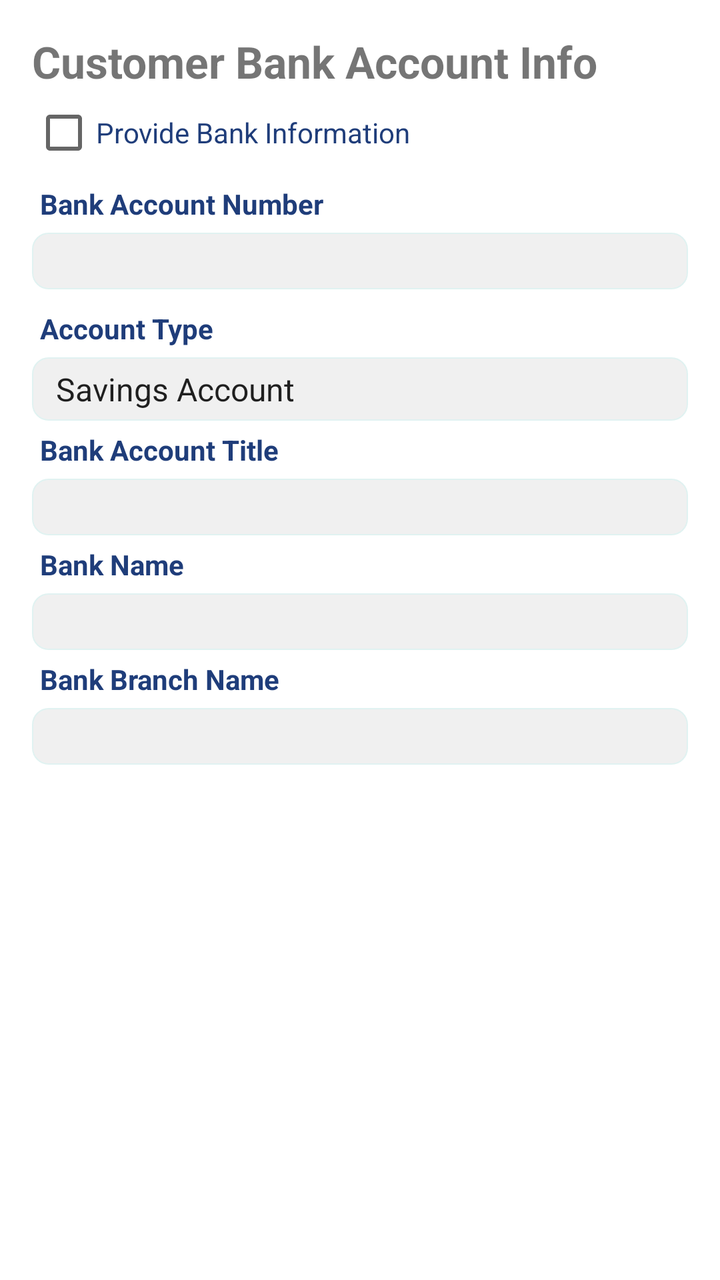
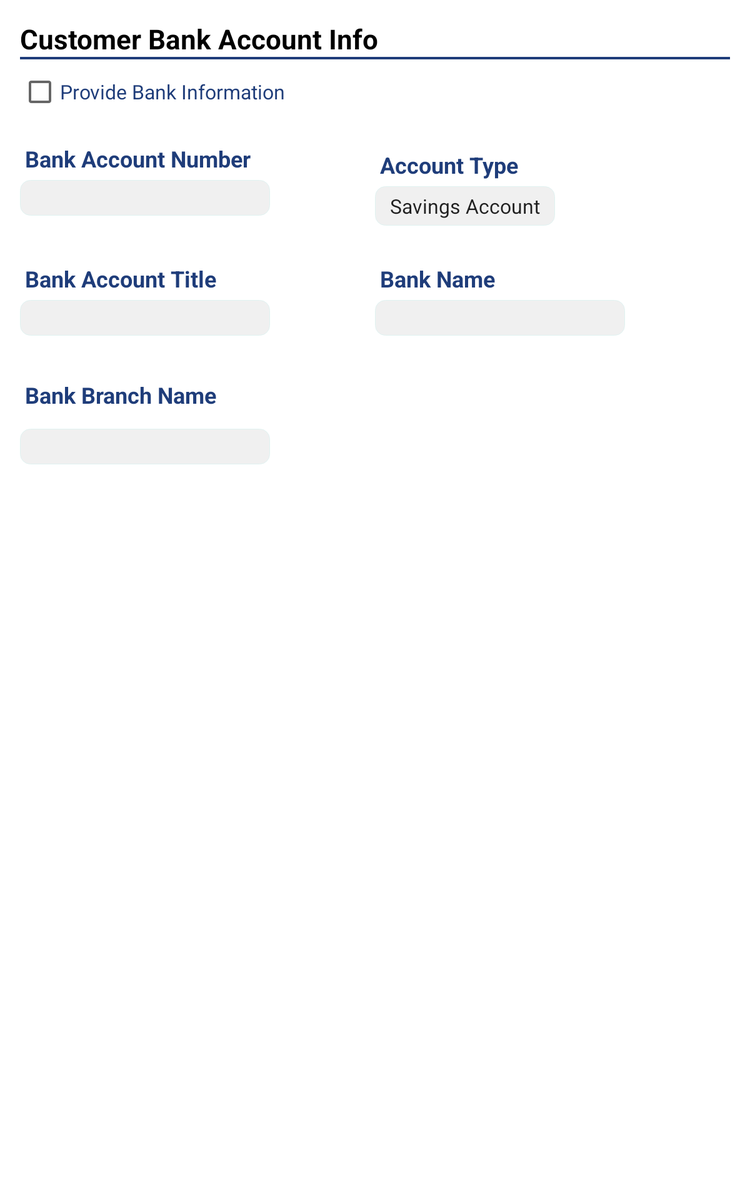

First picture: res/layout/ on a phone held upright. Second picture: the repository's own variant of that layout, on a device whose configuration matches the variant's folder. Source for both follows.
<!-- AndroidManifest.xml: application theme AppTheme -->
<!-- res/layout/fragment_customer_bank_info.xml -->
<?xml version="1.0" encoding="utf-8"?>
<ScrollView xmlns:android="http://schemas.android.com/apk/res/android"
    android:layout_width="match_parent"
    android:layout_height="match_parent"
    android:background="@android:color/white"
    android:orientation="vertical">

    <LinearLayout
        android:layout_width="match_parent"
        android:layout_height="wrap_content"
        android:orientation="vertical"
        android:padding="16dp">



        <TextView
            android:layout_marginBottom="5dp"
            android:layout_width="wrap_content"
            android:layout_height="wrap_content"
            android:text="Customer Bank Account Info"
            android:textSize="22sp"
            android:textStyle="bold" />

        <CheckBox
            android:layout_marginBottom="10dp"
            android:textColor="@color/colorPrimaryDark"
            android:text="Provide Bank Information"
            android:layout_width="wrap_content"
            android:layout_height="wrap_content" />

        <TextView
            android:layout_width="wrap_content"
            android:layout_height="wrap_content"
            android:layout_marginBottom="5dp"
            android:layout_marginStart="4dp"
            android:text="Bank Account Number"
            android:textColor="@color/colorPrimaryDark"
            android:textStyle="bold" />

        <EditText
            android:paddingTop="2dp"
            android:paddingBottom="2dp"
            android:id="@+id/bankAccNoEdt"
            android:layout_width="match_parent"
            android:layout_height="wrap_content"
            android:layout_marginBottom="5dp"
            android:background="@drawable/edittext_background"
            android:paddingEnd="4dp"
            android:paddingStart="4dp" />

        <TextView
            android:layout_width="wrap_content"
            android:layout_height="wrap_content"
            android:layout_marginBottom="5dp"
            android:layout_marginStart="4dp"
            android:layout_marginTop="5dp"
            android:text="Account Type"
            android:textColor="@color/colorPrimaryDark"
            android:textStyle="bold" />

        <Spinner
            android:id="@+id/accountSpin"
            android:layout_width="match_parent"
            android:layout_height="wrap_content"
            android:layout_marginBottom="5dp"
            android:background="@drawable/edittext_background"
            android:entries="@array/account"
            android:paddingBottom="5dp"
            android:paddingEnd="4dp"
            android:paddingStart="4dp"
            android:paddingTop="5dp" />


        <TextView
            android:layout_width="wrap_content"
            android:layout_height="wrap_content"
            android:layout_marginBottom="5dp"
            android:layout_marginStart="4dp"
            android:text="Bank Account Title"
            android:textColor="@color/colorPrimaryDark"
            android:textStyle="bold" />

        <EditText
            android:paddingTop="2dp"
            android:paddingBottom="2dp"
            android:id="@+id/bankAccTitleEdt"
            android:layout_width="match_parent"
            android:layout_height="wrap_content"
            android:layout_marginBottom="5dp"
            android:background="@drawable/edittext_background"
            android:paddingEnd="4dp"
            android:paddingStart="4dp" />

        <TextView
            android:layout_width="wrap_content"
            android:layout_height="wrap_content"
            android:layout_marginBottom="5dp"
            android:layout_marginStart="4dp"
            android:text="Bank Name"
            android:textColor="@color/colorPrimaryDark"
            android:textStyle="bold" />

        <EditText
            android:paddingTop="2dp"
            android:paddingBottom="2dp"
            android:id="@+id/bankNameeEdt"
            android:layout_width="match_parent"
            android:layout_height="wrap_content"
            android:layout_marginBottom="5dp"
            android:background="@drawable/edittext_background"
            android:paddingEnd="4dp"
            android:paddingStart="4dp" />

        <TextView
            android:layout_width="wrap_content"
            android:layout_height="wrap_content"
            android:layout_marginBottom="5dp"
            android:layout_marginStart="4dp"
            android:text="Bank Branch Name"
            android:textColor="@color/colorPrimaryDark"
            android:textStyle="bold" />

        <EditText
            android:paddingTop="2dp"
            android:paddingBottom="2dp"
            android:id="@+id/bankBranchNameEdt"
            android:layout_width="match_parent"
            android:layout_height="wrap_content"
            android:layout_marginBottom="5dp"
            android:background="@drawable/edittext_background"
            android:paddingEnd="4dp"
            android:paddingStart="4dp" />


    </LinearLayout>


</ScrollView>
<!-- resources referenced by this layout -->
<resources>
  <string-array name="account">
          <item>Savings Account</item>
          <item>Current Account</item>
      </string-array>
  <color name="colorPrimaryDark">#1F3D7A</color>
  <!-- drawable edittext_background (drawable) -->
  <?xml version="1.0" encoding="utf-8"?>
  <shape xmlns:android="http://schemas.android.com/apk/res/android">
      <solid android:color="@color/color_edt_bg" />
      <stroke android:width="0.7dp" android:color="@color/containerColor" />
      <corners android:radius="8dp">
  
      </corners>
  </shape>
  <style name="AppTheme" parent="AppTheme.base" />
  <color name="color_edt_bg">#f0f0f0</color>
  <color name="containerColor">#E0F2F1</color>
  <style name="AppTheme.base" parent="Theme.AppCompat.Light.NoActionBar">
          
          <item name="colorPrimary">@color/colorPrimary</item>
          <item name="colorPrimaryDark">@color/colorPrimaryDark</item>
          <item name="colorAccent">@color/colorAccent</item>
          <item name="drawerArrowStyle">@style/DrawerArrowStyle</item>
  
  
      </style>
  <color name="colorPrimary">#2F8CD5</color>
  <color name="colorAccent">#2F8CD5</color>
  <style name="DrawerArrowStyle" parent="@style/Widget.AppCompat.DrawerArrowToggle">
          <item name="spinBars">true</item>
          <item name="color">@android:color/black</item>
      </style>
</resources>
<!-- res/layout-sw600dp/fragment_customer_bank_info.xml (the repository's variant of the layout above) -->
<!-- drawn on a 7-inch tablet held upright -->
<?xml version="1.0" encoding="utf-8"?>
<ScrollView xmlns:android="http://schemas.android.com/apk/res/android"
    android:layout_width="match_parent"
    android:layout_height="match_parent"
    android:background="@android:color/white"
    android:orientation="vertical">

    <LinearLayout
        android:layout_width="match_parent"
        android:layout_height="wrap_content"
        android:orientation="vertical"
        android:padding="16dp">



        <TextView

            android:textColor="@android:color/black"
            android:layout_width="wrap_content"
            android:layout_height="wrap_content"
            android:text="Customer Bank Account Info"
            android:textSize="22sp"
            android:textStyle="bold" />

        <View
            android:layout_width="match_parent"
            android:layout_height="2dp"
            android:layout_marginBottom="10dp"
            android:background="@color/colorPrimaryDark"></View>

        <CheckBox
            android:textSize="16sp"
            android:layout_marginBottom="10dp"
            android:textColor="@color/colorPrimaryDark"
            android:text="Provide Bank Information"
            android:layout_width="wrap_content"
            android:layout_height="wrap_content" />


        


        <LinearLayout
            android:layout_width="match_parent"
            android:layout_height="wrap_content"
            android:layout_marginBottom="15dp"
            android:layout_marginTop="15dp"
            android:orientation="horizontal"
            android:weightSum="2">

            <LinearLayout
                android:layout_width="0dp"
                android:layout_height="wrap_content"
                android:layout_weight="1"
                android:orientation="vertical">

                <TextView
                    android:textSize="18sp"
                    android:layout_width="wrap_content"
                    android:layout_height="wrap_content"
                    android:layout_marginBottom="5dp"
                    android:layout_marginStart="4dp"
                    android:text="Bank Account Number"
                    android:textColor="@color/colorPrimaryDark"
                    android:textStyle="bold" />

                <EditText
                    android:paddingTop="2dp"
                    android:paddingBottom="2dp"
                    android:id="@+id/bankAccNoEdt"
                    android:layout_width="200dp"
                    android:layout_height="wrap_content"
                    android:background="@drawable/edittext_background"
                    android:paddingEnd="4dp"
                    android:paddingStart="4dp" />

            </LinearLayout>

            <LinearLayout
                android:layout_width="0dp"
                android:layout_height="wrap_content"
                android:layout_weight="1"
                android:orientation="vertical">

                <TextView
                    android:textSize="18sp"
                    android:layout_width="wrap_content"
                    android:layout_height="wrap_content"
                    android:layout_marginBottom="5dp"
                    android:layout_marginStart="4dp"
                    android:layout_marginTop="5dp"
                    android:text="Account Type"
                    android:textColor="@color/colorPrimaryDark"
                    android:textStyle="bold" />

                <Spinner
                    android:id="@+id/accountSpin"
                    android:layout_width="wrap_content"
                    android:layout_height="wrap_content"
                    android:background="@drawable/edittext_background"
                    android:entries="@array/account"
                    android:paddingBottom="5dp"
                    android:paddingEnd="4dp"
                    android:paddingStart="4dp"
                    android:paddingTop="5dp" />

            </LinearLayout>
        </LinearLayout>



        <LinearLayout
            android:layout_width="match_parent"
            android:layout_height="wrap_content"
            android:layout_marginBottom="15dp"
            android:layout_marginTop="15dp"
            android:orientation="horizontal"
            android:weightSum="2">

            <LinearLayout
                android:layout_width="0dp"
                android:layout_height="wrap_content"
                android:layout_weight="1"
                android:orientation="vertical">

                <TextView
                    android:textSize="18sp"
                    android:layout_width="wrap_content"
                    android:layout_height="wrap_content"
                    android:layout_marginBottom="5dp"
                    android:layout_marginStart="4dp"
                    android:text="Bank Account Title"
                    android:textColor="@color/colorPrimaryDark"
                    android:textStyle="bold" />

                <EditText
                    android:paddingTop="2dp"
                    android:paddingBottom="2dp"
                    android:id="@+id/bankAccTitleEdt"
                    android:layout_width="200dp"
                    android:layout_height="wrap_content"
                    android:background="@drawable/edittext_background"
                    android:paddingEnd="4dp"
                    android:paddingStart="4dp" />

            </LinearLayout>

            <LinearLayout
                android:layout_width="0dp"
                android:layout_height="wrap_content"
                android:layout_weight="1"
                android:orientation="vertical">

                <TextView
                    android:textSize="18sp"
                    android:layout_width="wrap_content"
                    android:layout_height="wrap_content"
                    android:layout_marginBottom="5dp"
                    android:layout_marginStart="4dp"
                    android:text="Bank Name"
                    android:textColor="@color/colorPrimaryDark"
                    android:textStyle="bold" />

                <EditText
                    android:paddingTop="2dp"
                    android:paddingBottom="2dp"
                    android:id="@+id/bankNameEdt"
                    android:layout_width="200dp"
                    android:layout_height="wrap_content"
                    android:layout_marginBottom="5dp"
                    android:background="@drawable/edittext_background"
                    android:paddingEnd="4dp"
                    android:paddingStart="4dp" />

            </LinearLayout>
        </LinearLayout>






        <TextView
            android:textSize="18sp"
            android:layout_width="wrap_content"
            android:layout_height="wrap_content"
            android:layout_marginBottom="15dp"
            android:layout_marginTop="15dp"
            android:layout_marginStart="4dp"
            android:text="Bank Branch Name"
            android:textColor="@color/colorPrimaryDark"
            android:textStyle="bold" />

        <EditText
            android:paddingTop="2dp"
            android:paddingBottom="2dp"
            android:id="@+id/bankBranchNameEdt"
            android:layout_width="200dp"
            android:layout_height="wrap_content"
            android:layout_marginBottom="5dp"
            android:background="@drawable/edittext_background"
            android:paddingEnd="4dp"
            android:paddingStart="4dp" />


    </LinearLayout>


</ScrollView>
